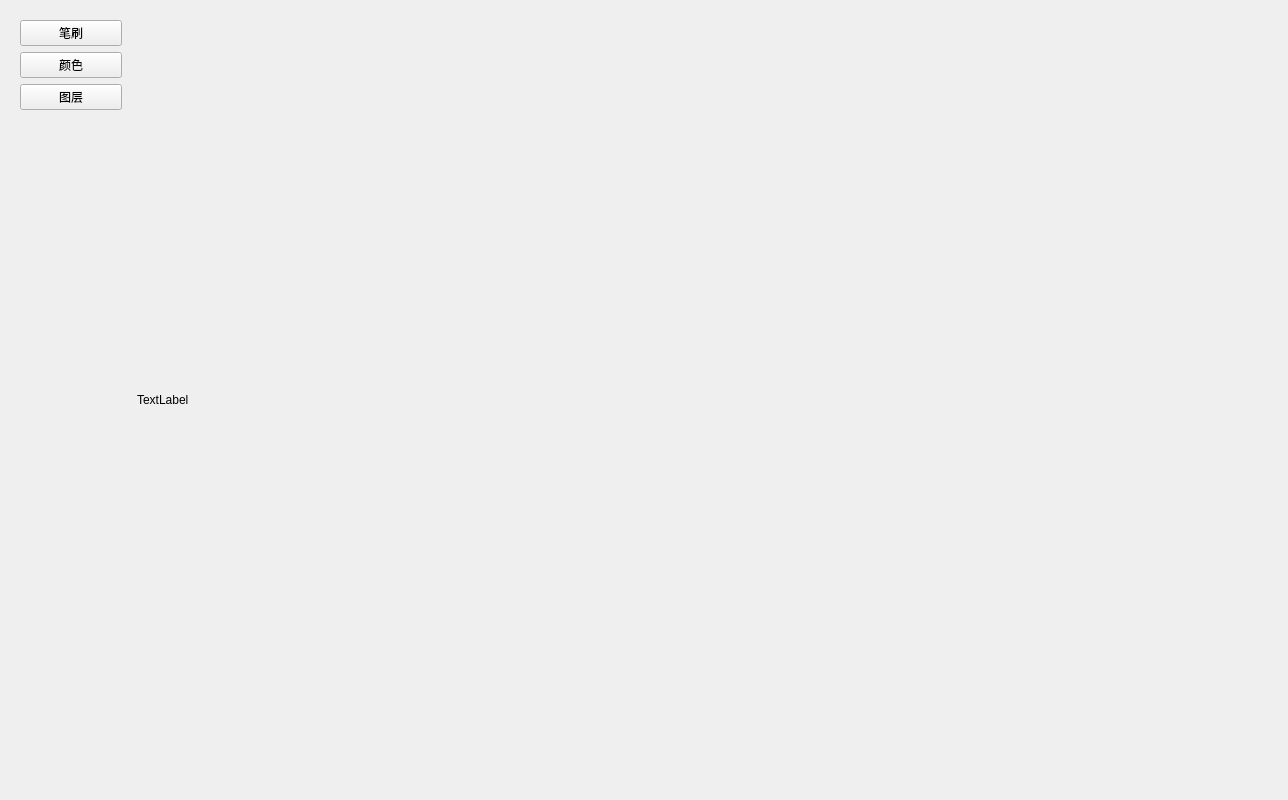
<?xml version="1.0" encoding="UTF-8"?>
<ui version="4.0">
 <class>Form</class>
 <widget class="QWidget" name="Form">
  <property name="geometry">
   <rect>
    <x>0</x>
    <y>0</y>
    <width>1288</width>
    <height>800</height>
   </rect>
  </property>
  <property name="windowTitle">
   <string>Form</string>
  </property>
  <layout class="QHBoxLayout" name="horizontalLayout">
   <item>
    <widget class="QWidget" name="widget" native="true">
     <property name="maximumSize">
      <size>
       <width>120</width>
       <height>16777215</height>
      </size>
     </property>
     <layout class="QVBoxLayout" name="verticalLayout" stretch="1,1,1,1">
      <item>
       <widget class="QPushButton" name="pushButton">
        <property name="text">
         <string>笔刷</string>
        </property>
       </widget>
      </item>
      <item>
       <widget class="QPushButton" name="pushButton_2">
        <property name="text">
         <string>颜色</string>
        </property>
       </widget>
      </item>
      <item>
       <widget class="QPushButton" name="pushButton_3">
        <property name="text">
         <string>图层</string>
        </property>
       </widget>
      </item>
      <item>
       <widget class="QWidget" name="widget_2" native="true">
        <property name="maximumSize">
         <size>
          <width>16777215</width>
          <height>16777215</height>
         </size>
        </property>
       </widget>
      </item>
     </layout>
    </widget>
   </item>
   <item>
    <widget class="QLabel" name="label">
     <property name="text">
      <string>TextLabel</string>
     </property>
    </widget>
   </item>
  </layout>
 </widget>
 <resources/>
 <connections/>
</ui>
